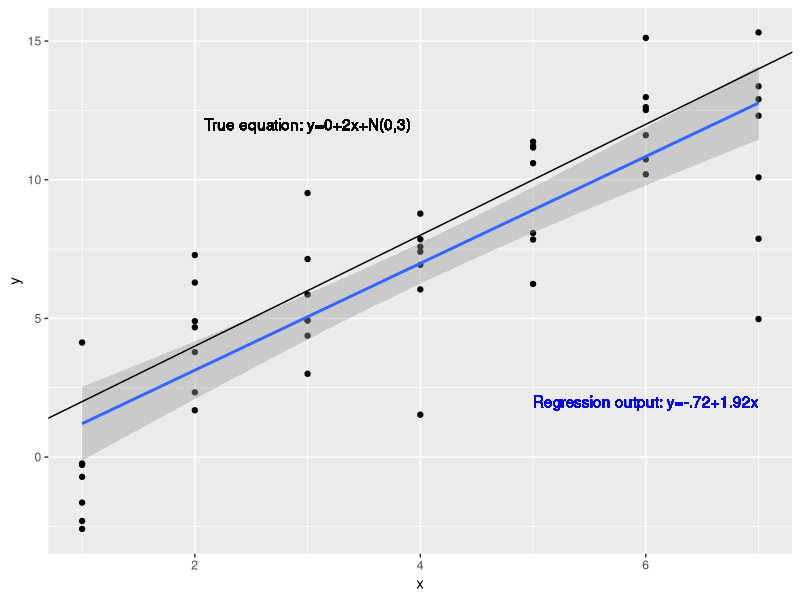
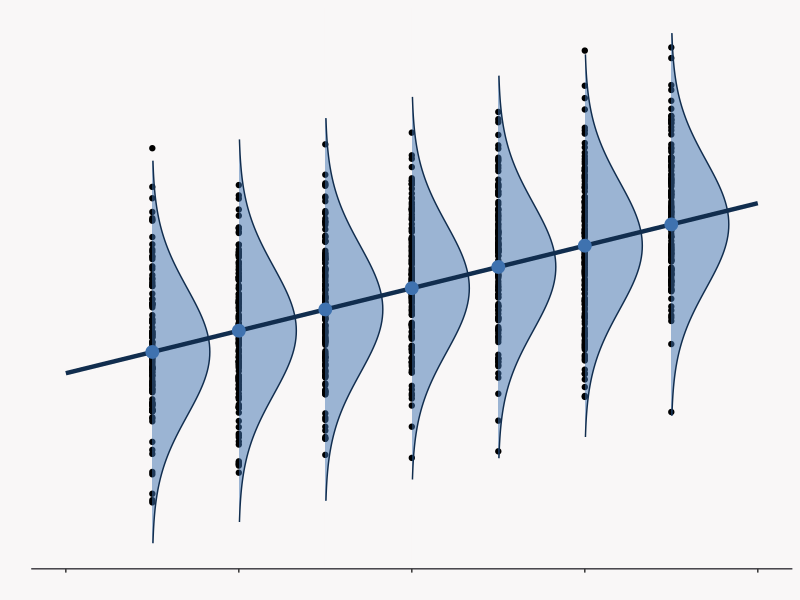

The R source for these figures, in order:
## ---- chunk 1

library(ggplot2)
library(tidyverse)

set.seed(4352)

x = rep(seq(1:7),7)
y = 2*x + 3*rnorm(49,0,1)
data = as_tibble(cbind(x,y))


data[1:10,]

## ---- chunk 2

coef(summary(lm(y~x)))
        
## ---- chunk 3
ggplot(data,aes(x,y))+geom_point()+geom_smooth(method='lm',se=T)+geom_text(x=6,y=2,label = "Regression output: y=-.72+1.92x",color="blue")+
  geom_text(x=3,y=12,label = "True equation: y=0+2x+N(0,3)") + 
  geom_abline(aes(intercept = 0, slope = 2))

## ---- chunk 4

paste("cov(x,y)", cov(x,y))
paste("var(x)", var(x))
paste("beta-hat", cov(x,y)/var(x))

## ---- chunk 5



#' scaled_dnorm
#' 
#' 
scaled_dnorm <- function(x, mean = 0, sd = 1, scale) dnorm(x, mean, sd) * scale

#' geom_norm_density
#' 
#' 
geom_norm_density <- function(mean, sd, fun, args, y_offset, color, fill,
                              alpha, scale) {
  ggplot2::geom_area(
    stat = "function",
    fun = fun,
    args = list(mean = mean, sd = sd, scale = scale),
    xlim = c(mean - 3 * sd, mean + 3 * sd),
    position = ggplot2::position_nudge(y = y_offset),
    color = color,
    fill = fill,
    alpha = alpha
  )
}

plot_alpha <- .50
plot_fill <- "#3F72AF"
plot_color <- "#112D4E"
plot_xlim <- c(-18, 18)

n <- 1000
x <- sample(1:7, n, replace = TRUE)
b <- 1
var_xb <- var(x*b)
std_error <- 9
y <- 2 + b*x  + rnorm(n, sd = sqrt(std_error))

data <- 
  tibble::tibble(
    x = x,
    y = y
  ) |>
  dplyr::mutate(
    y_cond_mean = 2 + x
  )

ggplot2::ggplot(
  data = data,
  ggplot2::aes(x = y, y = x)
) + 
  ggplot2::geom_point() + 
  geom_norm_density(
    mean = 3,
    sd = sqrt(9),
    scale = 5,
    fun = scaled_dnorm,
    y_offset = 1,
    color = plot_color,
    fill = plot_fill,
    alpha = plot_alpha
  ) +
  geom_norm_density(
    mean = 4,
    sd = sqrt(9),
    scale = 5,
    fun = scaled_dnorm,
    y_offset = 2,
    color = plot_color,
    fill = plot_fill,
    alpha = plot_alpha
  ) +
  geom_norm_density(
    mean = 5,
    sd = sqrt(9),
    scale = 5,
    fun = scaled_dnorm,
    y_offset = 3,
    color = plot_color,
    fill = plot_fill,
    alpha = plot_alpha
  ) +
  geom_norm_density(
    mean = 6,
    sd = sqrt(9),
    scale = 5,
    fun = scaled_dnorm,
    y_offset = 4,
    color = plot_color,
    fill = plot_fill,
    alpha = plot_alpha
  ) +
  geom_norm_density(
    mean = 7,
    sd = sqrt(9),
    scale = 5,
    fun = scaled_dnorm,
    y_offset = 5,
    color = plot_color,
    fill = plot_fill,
    alpha = plot_alpha
  ) +
  geom_norm_density(
    mean = 8,
    sd = sqrt(9),
    scale = 5,
    fun = scaled_dnorm,
    y_offset = 6,
    color = plot_color,
    fill = plot_fill,
    alpha = plot_alpha
  ) +
  geom_norm_density(
    mean = 9,
    sd = sqrt(9),
    scale = 5,
    fun = scaled_dnorm,
    y_offset = 7,
    color = plot_color,
    fill = plot_fill,
    alpha = plot_alpha
  ) +
  ggplot2::coord_flip() + 
  ggplot2::geom_line(
    data = data.frame(x = 0:8, y = 2 + 0:8),
    color = plot_color,
    lwd = 1.5
  ) + 
  ggplot2::geom_point(
    data = data.frame(x = 1:7, y = 2 + 1:7),
    size = 4,
    shape = "circle",
    group = 1,
    color = plot_fill,
    fill = plot_color
  ) +
  ggplot2::theme(
    plot.background = element_rect(fill = "#F9F7F7", colour = "#F9F7F7"),
    panel.background = element_rect(fill = "#F9F7F7"),
    axis.line.x = element_line(colour = "#3D3C42"),
    axis.line.y = ggplot2::element_blank(),
    panel.grid.minor = element_line(colour = "#F9F7F7"),
    panel.grid.major = element_line(colour = "#F9F7F7"),
    axis.ticks.y = ggplot2::element_line(linewidth = 0),
    axis.text.y = ggplot2::element_blank(),
    axis.text.x = ggplot2::element_blank()
  ) + 
  ggplot2::labs(
    x = "",
    y = ""
  )


